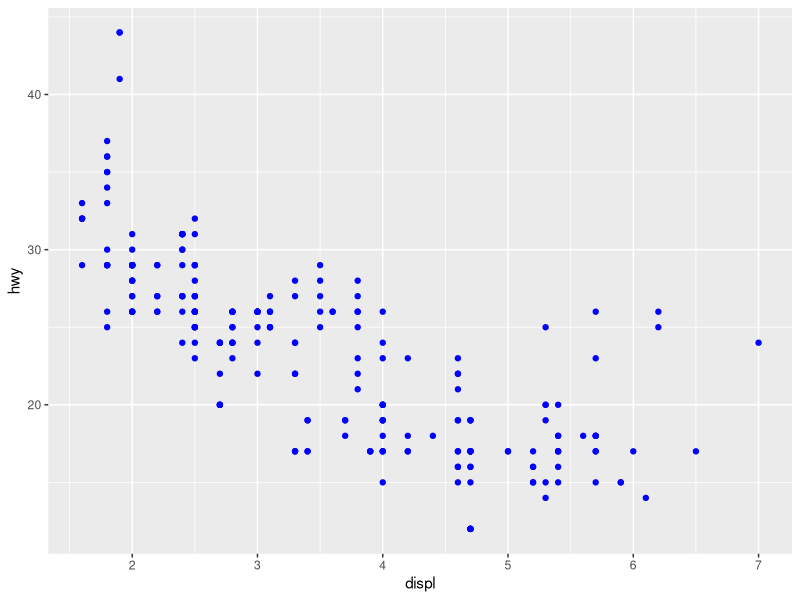
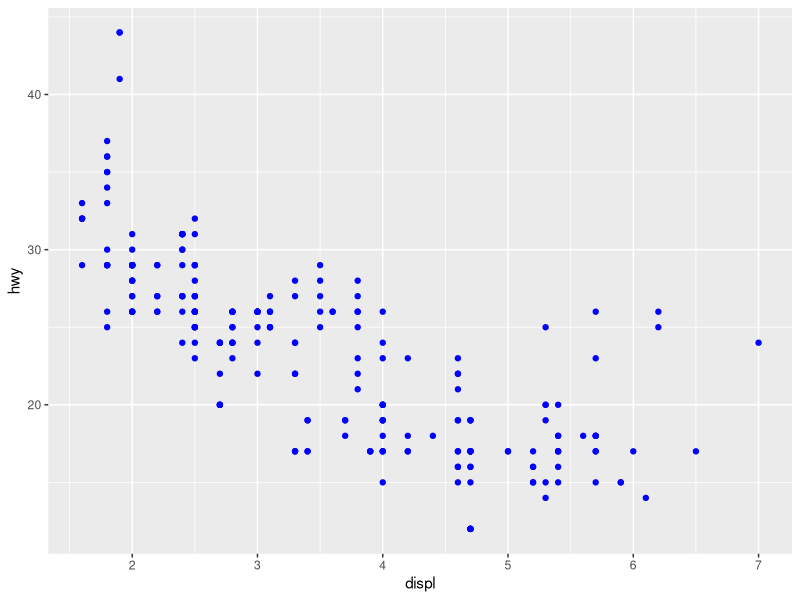

Source code (R) for these figures, in order:
library(ggplot2)

ggplot(mpg, aes(displ, hwy)) + geom_point(colour = "blue")

ggsave('../../images/answers/a_10112020.png', width = 300, height = 180, units = 'mm')
